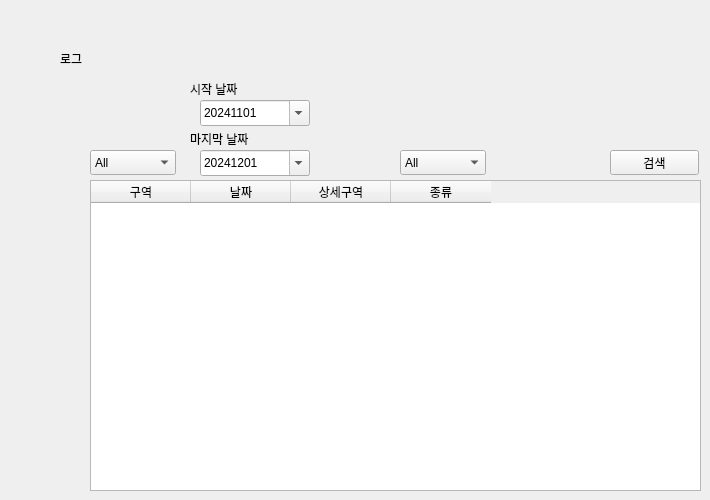
         <widget class="QWidget" name="settings_page">
          <widget class="QLabel" name="label_3">
           <property name="geometry">
            <rect>
             <x>60</x>
             <y>50</y>
             <width>67</width>
             <height>17</height>
            </rect>
           </property>
           <property name="text">
            <string>로그</string>
           </property>
          </widget>
          <widget class="QTableWidget" name="area_log_show_box_2">
           <property name="geometry">
            <rect>
             <x>90</x>
             <y>180</y>
             <width>611</width>
             <height>311</height>
            </rect>
           </property>
           <column>
            <property name="text">
             <string>구역</string>
            </property>
           </column>
           <column>
            <property name="text">
             <string>날짜</string>
            </property>
           </column>
           <column>
            <property name="text">
             <string>상세구역</string>
            </property>
           </column>
           <column>
            <property name="text">
             <string>종류</string>
            </property>
           </column>
          </widget>
          <widget class="QComboBox" name="area_check_box_2">
           <property name="geometry">
            <rect>
             <x>90</x>
             <y>150</y>
             <width>86</width>
             <height>25</height>
            </rect>
           </property>
           <item>
            <property name="text">
             <string>All</string>
            </property>
           </item>
           <item>
            <property name="text">
             <string>A</string>
            </property>
           </item>
           <item>
            <property name="text">
             <string>B</string>
            </property>
           </item>
          </widget>
          <widget class="QDateEdit" name="date_box_2">
           <property name="geometry">
            <rect>
             <x>200</x>
             <y>150</y>
             <width>110</width>
             <height>26</height>
            </rect>
           </property>
           <property name="dateTime">
            <datetime>
             <hour>0</hour>
             <minute>0</minute>
             <second>0</second>
             <year>2024</year>
             <month>12</month>
             <day>1</day>
            </datetime>
           </property>
           <property name="displayFormat">
            <string>yyyyMMdd</string>
           </property>
           <property name="calendarPopup">
            <bool>true</bool>
           </property>
           <property name="date">
            <date>
             <year>2024</year>
             <month>12</month>
             <day>1</day>
            </date>
           </property>
          </widget>
          <widget class="QComboBox" name="disease_check_box_2">
           <property name="geometry">
            <rect>
             <x>400</x>
             <y>150</y>
             <width>86</width>
             <height>25</height>
            </rect>
           </property>
           <item>
            <property name="text">
             <string>All</string>
            </property>
           </item>
           <item>
            <property name="text">
             <string>human</string>
            </property>
           </item>
           <item>
            <property name="text">
             <string>success_flower</string>
            </property>
           </item>
           <item>
            <property name="text">
             <string>fail_flower</string>
            </property>
           </item>
           <item>
            <property name="text">
             <string>disease1</string>
            </property>
           </item>
           <item>
            <property name="text">
             <string>disease2</string>
            </property>
           </item>
           <item>
            <property name="text">
             <string>arrive</string>
            </property>
           </item>
          </widget>
          <widget class="QPushButton" name="search_log_btn_2">
           <property name="geometry">
            <rect>
             <x>610</x>
             <y>150</y>
             <width>89</width>
             <height>25</height>
            </rect>
           </property>
           <property name="text">
            <string>검색</string>
           </property>
          </widget>
          <widget class="QDateEdit" name="date_box_3">
           <property name="geometry">
            <rect>
             <x>200</x>
             <y>100</y>
             <width>110</width>
             <height>26</height>
            </rect>
           </property>
           <property name="dateTime">
            <datetime>
             <hour>0</hour>
             <minute>0</minute>
             <second>0</second>
             <year>2024</year>
             <month>11</month>
             <day>1</day>
            </datetime>
           </property>
           <property name="displayFormat">
            <string>yyyyMMdd</string>
           </property>
           <property name="calendarPopup">
            <bool>true</bool>
           </property>
          </widget>
          <widget class="QLabel" name="label_4">
           <property name="geometry">
            <rect>
             <x>190</x>
             <y>80</y>
             <width>67</width>
             <height>17</height>
            </rect>
           </property>
           <property name="text">
            <string>시작 날짜</string>
           </property>
          </widget>
          <widget class="QLabel" name="label_8">
           <property name="geometry">
            <rect>
             <x>190</x>
             <y>130</y>
             <width>81</width>
             <height>17</height>
            </rect>
           </property>
           <property name="text">
            <string>마지막 날짜</string>
           </property>
          </widget>
         </widget>
